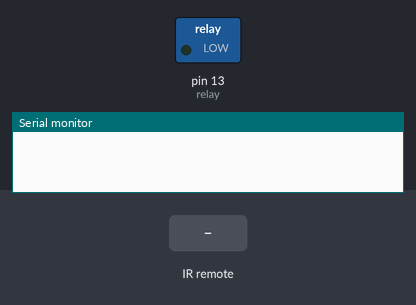
A sketch run on a simulated Arduino Uno, built with avr-gcc and run on an emulated ATmega328P. On the bench: switched loads named in the sketch (green lamp = pin HIGH), the last lines printed to the serial monitor. The test bench sets the inputs (shaded band).

Above: at 1.2 s.
1.3 s: infrared code 0xFF629D received
At 2.5 s:
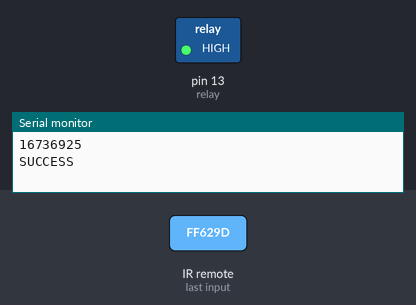
Timing chart, 0 to 14.8 s (numbered marks = the images above; inputs shaded):
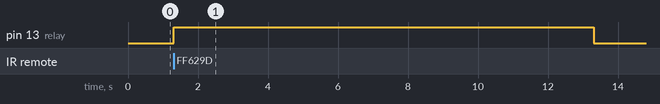

The sketch:

door_opener.ino
```cpp
#include <IRremote.h>
// uses IR remote and receiver
// receiver is attached to +3.3V, GND, and pin 11

int RECV_PIN = 11;
int time = 12000;
int relay = 13; // relay turns trigger signal - active high;
IRrecv irrecv(RECV_PIN);
decode_results results;


void setup()
{
  Serial.begin(9600);
  irrecv.enableIRIn(); // Start the receiver
  pinMode (relay, OUTPUT); // Define port attribute is output;
}

void loop() {
  if ((irrecv.decode(&results))){
    Serial.println(results.value, DEC);
    irrecv.resume(); // Receive the next value
  }


  if ((results.value == 16736925) || (results.value == 16745085) || (results.value == 1784778242))
    // 16736925 = Color lights, "DIY 6"
    // 16748655 = Raspberry Pi Remote, (EQ)
    // 1784778242 = TV remote
    {

      Serial.println("SUCCESS");


      digitalWrite (relay, HIGH); // relay conduction;
      delay (time);

      //digitalWrite (relay, LOW); // relay switch is turned off;
      //delay (time / 3);

      //digitalWrite (relay, HIGH); // relay conduction;
      //delay (time);

      digitalWrite (relay, LOW); // relay switch is turned off;
      delay (time/6);

      results.value = 0;

      //irrecv.resume(); // Receive the next value
    }


}
```

Measured:
- after the input at 1.3 s, pin 13 (relay): LOW → HIGH at once, → LOW 12.0 s later
